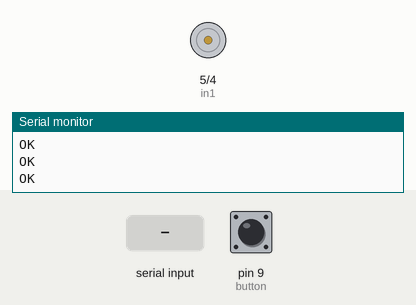
Recording of a sketch running on a simulated Arduino Mega 2560, built with avr-gcc and run on an emulated ATmega2560. On the bench: motor-driver pin pairs drawn as motors (green arrow = first pin HIGH = forward, orange = second pin HIGH = backward, longer = more drive, scaled by the enable pin), the last lines printed to the serial monitor. Inputs (shaded band) come from the test bench; at power-on: pin 9 (button) HIGH. The modem accepts every AT command (registered, SIM ready, sends succeed) and sends nothing else.

Above: at 5.2 s.
5.3 s: "1\n" received over the second serial link
At 10.1 s:
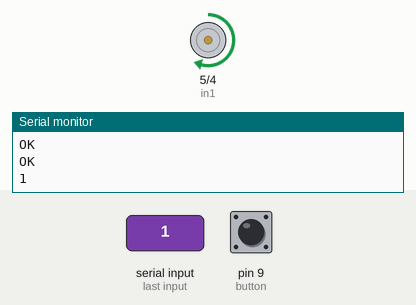
Timing chart, 0 to 21.1 s (numbered marks = the images above; inputs shaded):
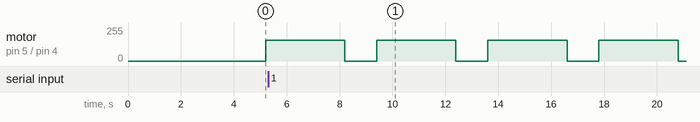

Measured:
- by itself, motor on pin 5 (in1) / pin 4 (in2): alternates forward 155/255 for 3.0 s and stopped for 1.2 s

The sketch:

motorTest_end_gsm.ino
```cpp
int pwm = 6;
int in1 = 5;
int in2 = 4;
int button = 9;
bool toggle = true;
//Create software serial object to communicate with SIM800L
String inputstring = "";
void setup()
{
  //Begin serial communication with Arduino and Arduino IDE (Serial Monitor)
  Serial.begin(9600);

  //Begin serial communication with Arduino and SIM800L
  Serial1.begin(9600);

  Serial.println("Initializing...");
  delay(1000);

  Serial1.println("AT"); //Once the handshake test is successful, it will back to OK
  updateSerial();

  Serial1.println("AT+CMGF=1"); // Configuring TEXT mode
  updateSerial();
  Serial1.println("AT+CNMI=1,2,0,0,0"); // Decides how newly arrived SMS messages should be handled
  updateSerial();
  pinMode(pwm, OUTPUT);
  pinMode(in1, OUTPUT);
  pinMode(in2, OUTPUT);
  pinMode(button, INPUT_PULLUP);
}

void loop() {
  updateSerial();
  if (digitalRead(button)) {
    delay(200);
    toggle != toggle;
    if (toggle) {
      analogWrite(pwm, 155);
      digitalWrite(in1, HIGH);
      digitalWrite(in2, LOW);
      delay(3000);
      digitalWrite(in1, LOW);
      digitalWrite(in2, LOW);
    } else {
      analogWrite(pwm, 155);
      digitalWrite(in1, LOW);
      digitalWrite(in2, HIGH);
      delay(3000);
      digitalWrite(in1, LOW);
      digitalWrite(in2, LOW);
    }
  }
}

void updateSerial()
{
  delay(1000);
  while (Serial.available())
  {
    Serial1.write(Serial.read());//Forward what Serial received to Software Serial Port
  }
  while (Serial1.available())
  {
    Serial.write(Serial1.read());//Forward what Software Serial received to Serial Port
    char inChar = (char)Serial1.read();
    inputstring += inChar; // if the incoming character is a newline, set a flag // so the main loop can do something about it:
    if (inChar == '\n') {
      inputstring.toUpperCase();
      Serial.println(inputstring);
      inputstring = "";
    }
  }
}
```
